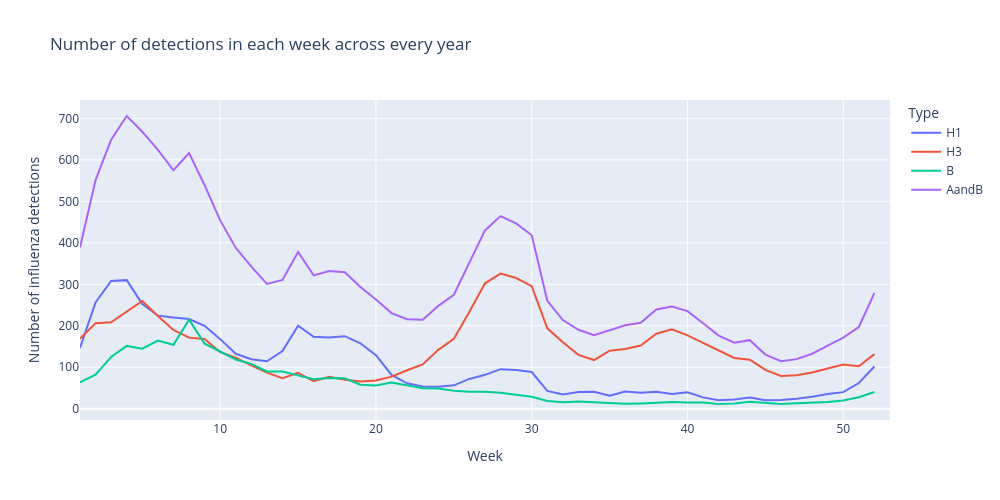

Notebook cell for this chart:
### Code cell
tdf = df.drop(["Year", "From"], axis=1).groupby("Week").mean()
tdf["Week"] = tdf.index
df_long = tdf.melt(
    id_vars=["Week"],
    value_vars=["H1", "H3", "B", "AandB"],
    var_name="Type",  
    value_name="Number of influenza detections", 
)

fig = px.line(df_long, "Week", "Number of influenza detections", color="Type", 
              title="Number of detections in each week across every year", 
              width=1000, height=500
             )
fig.show()

### Figure 1 — Plotly figure (JSON) as saved in the notebook; plotly's stock layout.template omitted (floating-point values rounded to 4 significant figures)
{"data": [{"hovertemplate": "Type=H1<br>Week=%{x}<br>Number of influenza detections=%{y}<extra></extra>", "legendgroup": "H1", "line": {"color": "#636efa", "dash": "solid"}, "marker": {"symbol": "circle"}, "mode": "lines", "name": "H1", "orientation": "v", "showlegend": true, "type": "scatter", "x": [1, 2, 3, 4, 5, 6, 7, 8, 9, 10, 11, 12, 13, 14, 15, 16, 17, 18, 19, 20, 21, 22, 23, 24, 25, 26, 27, 28, 29, 30, 31, 32, 33, 34, 35, 36, 37, 38, 39, 40, 41, 42, 43, 44, 45, 46, 47, 48, 49, 50, 51, 52, 53], "xaxis": "x", "y": [146.6, 256.2, 308.2, 310.1, 252.6, 224.4, 219.9, 216.4, 199.9, 167.8, 132.5, 119.2, 114.4, 139.1, 200.4, 173.4, 171.7, 174.9, 157.9, 129.1, 81.36, 61.36, 53.5, 53.07, 56.36, 71.79, 81.71, 95.36, 93.07, 88.57, 43.0, 34.15, 40.23, 40.85, 31.64, 41.54, 38.77, 40.69, 35.23, 39.85, 27.38, 20.23, 22.46, 27.27, 20.69, 21.23, 24.08, 28.62, 35.69, 40.0, 61.92, 101.8, NaN], "yaxis": "y"}, {"hovertemplate": "Type=H3<br>Week=%{x}<br>Number of influenza detections=%{y}<extra></extra>", "legendgroup": "H3", "line": {"color": "#EF553B", "dash": "solid"}, "marker": {"symbol": "circle"}, "mode": "lines", "name": "H3", "orientation": "v", "showlegend": true, "type": "scatter", "x": [1, 2, 3, 4, 5, 6, 7, 8, 9, 10, 11, 12, 13, 14, 15, 16, 17, 18, 19, 20, 21, 22, 23, 24, 25, 26, 27, 28, 29, 30, 31, 32, 33, 34, 35, 36, 37, 38, 39, 40, 41, 42, 43, 44, 45, 46, 47, 48, 49, 50, 51, 52, 53], "xaxis": "x", "y": [168.7, 206.4, 208.2, 234.4, 259.8, 223.4, 189.9, 171.4, 168.1, 136.4, 123.1, 104.4, 87.14, 73.36, 86.57, 66.57, 76.79, 69.71, 65.79, 68.07, 77.29, 92.71, 106.9, 141.9, 168.8, 233.8, 302.4, 325.8, 315.2, 295.6, 193.9, 160.3, 129.8, 117.4, 139.9, 144.2, 152.4, 180.8, 191.3, 176.8, 159.3, 141.7, 122.4, 118.3, 93.54, 78.92, 80.46, 87.15, 97.69, 106.6, 102.6, 131.6, NaN], "yaxis": "y"}, {"hovertemplate": "Type=B<br>Week=%{x}<br>Number of influenza detections=%{y}<extra></extra>", "legendgroup": "B", "line": {"color": "#00cc96", "dash": "solid"}, "marker": {"symbol": "circle"}, "mode": "lines", "name": "B", "orientation": "v", "showlegend": true, "type": "scatter", "x": [1, 2, 3, 4, 5, 6, 7, 8, 9, 10, 11, 12, 13, 14, 15, 16, 17, 18, 19, 20, 21, 22, 23, 24, 25, 26, 27, 28, 29, 30, 31, 32, 33, 34, 35, 36, 37, 38, 39, 40, 41, 42, 43, 44, 45, 46, 47, 48, 49, 50, 51, 52, 53], "xaxis": "x", "y": [63.33, 81.93, 124.9, 151.4, 144.9, 164.2, 154.2, 214.7, 157.0, 137.7, 118.8, 108.1, 89.79, 89.93, 80.57, 71.0, 74.0, 73.21, 58.0, 55.86, 63.43, 56.36, 49.21, 48.57, 43.14, 40.93, 40.64, 38.21, 33.64, 28.71, 18.62, 15.62, 17.15, 15.92, 13.45, 11.92, 12.77, 14.54, 16.0, 15.15, 14.92, 11.38, 12.62, 16.64, 13.92, 11.62, 13.46, 14.15, 16.15, 19.62, 27.85, 40.46, NaN], "yaxis": "y"}, {"hovertemplate": "Type=AandB<br>Week=%{x}<br>Number of influenza detections=%{y}<extra></extra>", "legendgroup": "AandB", "line": {"color": "#ab63fa", "dash": "solid"}, "marker": {"symbol": "circle"}, "mode": "lines", "name": "AandB", "orientation": "v", "showlegend": true, "type": "scatter", "x": [1, 2, 3, 4, 5, 6, 7, 8, 9, 10, 11, 12, 13, 14, 15, 16, 17, 18, 19, 20, 21, 22, 23, 24, 25, 26, 27, 28, 29, 30, 31, 32, 33, 34, 35, 36, 37, 38, 39, 40, 41, 42, 43, 44, 45, 46, 47, 48, 49, 50, 51, 52, 53], "xaxis": "x", "y": [388.9, 551.3, 648.9, 705.9, 667.9, 624.3, 575.1, 616.7, 539.0, 454.1, 388.1, 342.6, 300.9, 310.6, 378.1, 321.5, 331.9, 329.1, 293.7, 263.4, 230.6, 215.7, 214.4, 247.9, 274.7, 353.4, 429.9, 464.4, 447.0, 418.2, 260.2, 213.8, 190.3, 177.3, 188.8, 201.1, 207.4, 239.4, 246.5, 235.4, 206.2, 176.3, 159.2, 165.3, 130.5, 114.4, 119.6, 132.5, 152.1, 171.3, 197.2, 279.5, NaN], "yaxis": "y"}], "layout": {"height": 500, "legend": {"title": {"text": "Type"}, "tracegroupgap": 0}, "title": {"text": "Number of detections in each week across every year"}, "width": 1000, "xaxis": {"anchor": "y", "domain": [0, 1], "title": {"text": "Week"}}, "yaxis": {"anchor": "x", "domain": [0, 1], "title": {"text": "Number of influenza detections"}}}}
